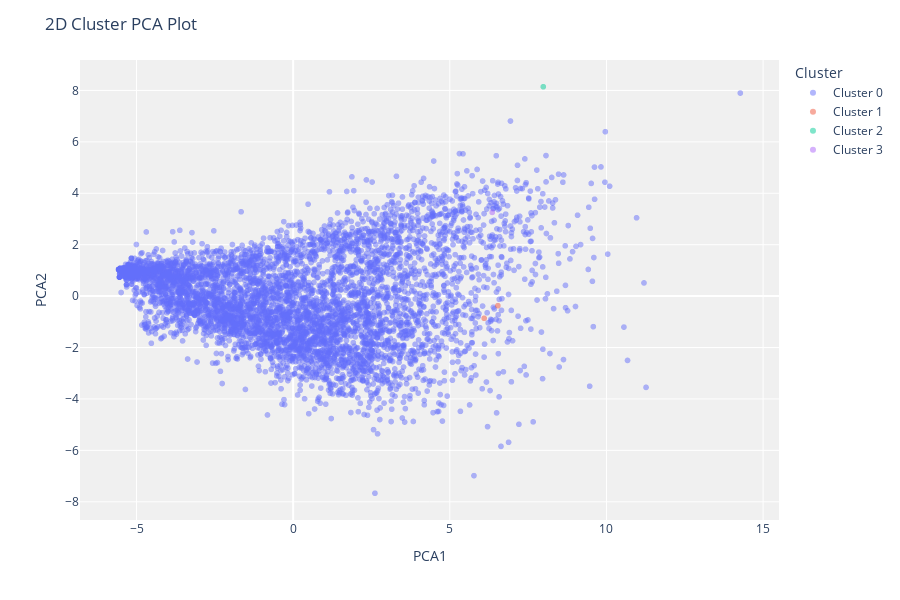

The cell this chart's notebook holds for it:
### Code cell
best = scores.iloc[0]['Model_ID']
best_model   = pycc.create_model(best, num_clusters=4)
clustered_df = pycc.assign_model(best_model)
pycc.plot_model(best_model, plot='cluster')

### Figure 1 — Plotly figure (JSON) as saved in the notebook; plotly's stock layout.template omitted (floating-point values rounded to 4 significant figures; data arrays with more than 128 entries replaced by an {"elided": "..."} marker saying what was removed)
{"data": [{"customdata": {"elided": "5441x1 str values"}, "hovertemplate": "Cluster=Cluster 0<br>PCA1=%{x}<br>PCA2=%{y}<br>Feature=%{customdata[0]}<extra></extra>", "legendgroup": "Cluster 0", "marker": {"color": "#636efa", "opacity": 0.5, "symbol": "circle"}, "mode": "markers", "name": "Cluster 0", "showlegend": true, "textposition": "top center", "type": "scattergl", "x": {"elided": "5441 float values"}, "xaxis": "x", "y": {"elided": "5441 float values"}, "yaxis": "y"}, {"customdata": [["SANCHEZ FERNANDEZ, ISABEL"], ["CASTRO MARQUES, IZIANE"]], "hovertemplate": "Cluster=Cluster 1<br>PCA1=%{x}<br>PCA2=%{y}<br>Feature=%{customdata[0]}<extra></extra>", "legendgroup": "Cluster 1", "marker": {"color": "#EF553B", "opacity": 0.5, "symbol": "circle"}, "mode": "markers", "name": "Cluster 1", "showlegend": true, "textposition": "top center", "type": "scattergl", "x": [6.535, 6.097], "xaxis": "x", "y": [-0.3719, -0.8623], "yaxis": "y"}, {"customdata": [["AYUSO GUINALIU, NIEVES"]], "hovertemplate": "Cluster=Cluster 2<br>PCA1=%{x}<br>PCA2=%{y}<br>Feature=%{customdata[0]}<extra></extra>", "legendgroup": "Cluster 2", "marker": {"color": "#00cc96", "opacity": 0.5, "symbol": "circle"}, "mode": "markers", "name": "Cluster 2", "showlegend": true, "textposition": "top center", "type": "scattergl", "x": [7.983], "xaxis": "x", "y": [8.144], "yaxis": "y"}, {"customdata": [["CEBRIAN SCHEURER, ELISABET"]], "hovertemplate": "Cluster=Cluster 3<br>PCA1=%{x}<br>PCA2=%{y}<br>Feature=%{customdata[0]}<extra></extra>", "legendgroup": "Cluster 3", "marker": {"color": "#ab63fa", "opacity": 0.5, "symbol": "circle"}, "mode": "markers", "name": "Cluster 3", "showlegend": true, "textposition": "top center", "type": "scattergl", "x": [6.354], "xaxis": "x", "y": [3.257], "yaxis": "y"}], "layout": {"height": 600, "legend": {"title": {"text": "Cluster"}, "tracegroupgap": 0}, "margin": {"t": 60}, "plot_bgcolor": "rgb(240,240,240)", "title": {"text": "2D Cluster PCA Plot"}, "xaxis": {"anchor": "y", "domain": [0, 1], "title": {"text": "PCA1"}}, "yaxis": {"anchor": "x", "domain": [0, 1], "title": {"text": "PCA2"}}}}
